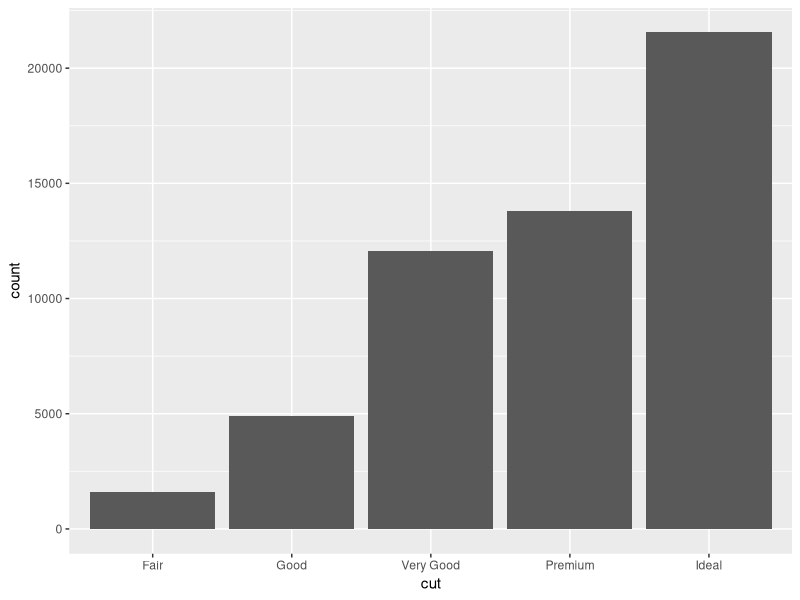
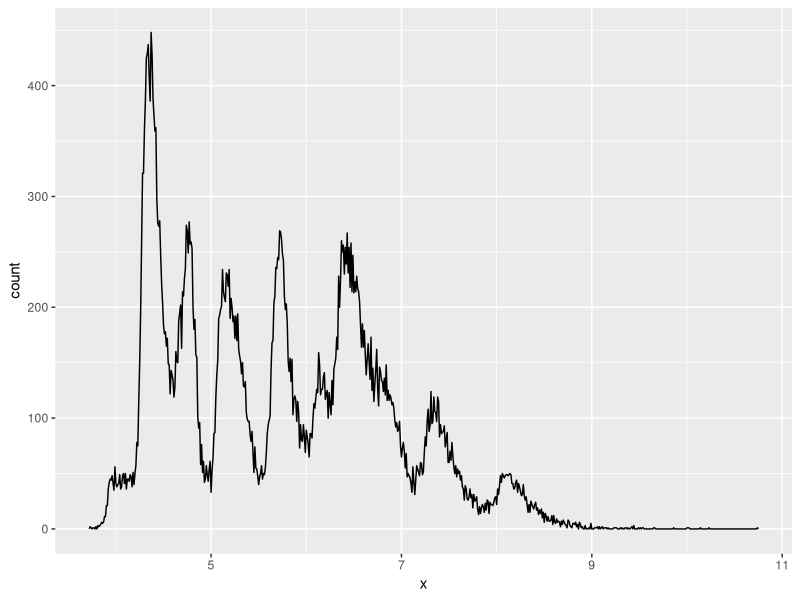
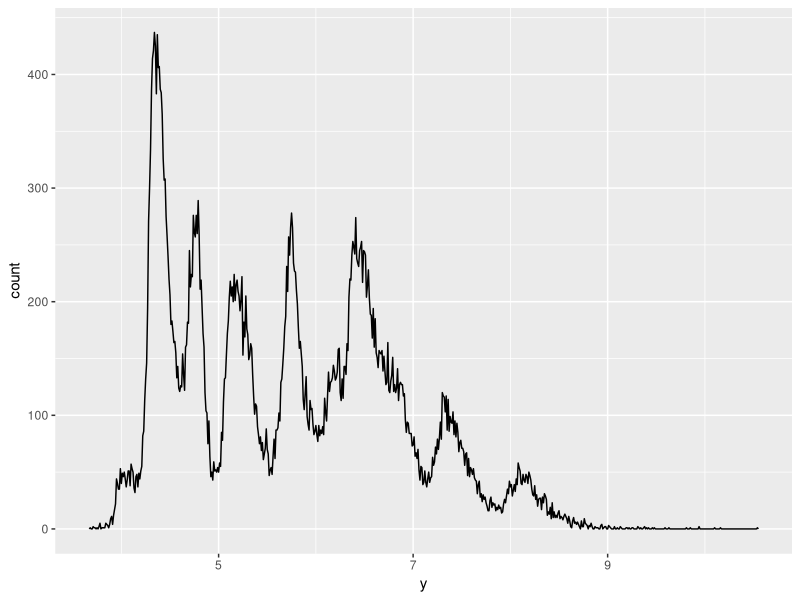
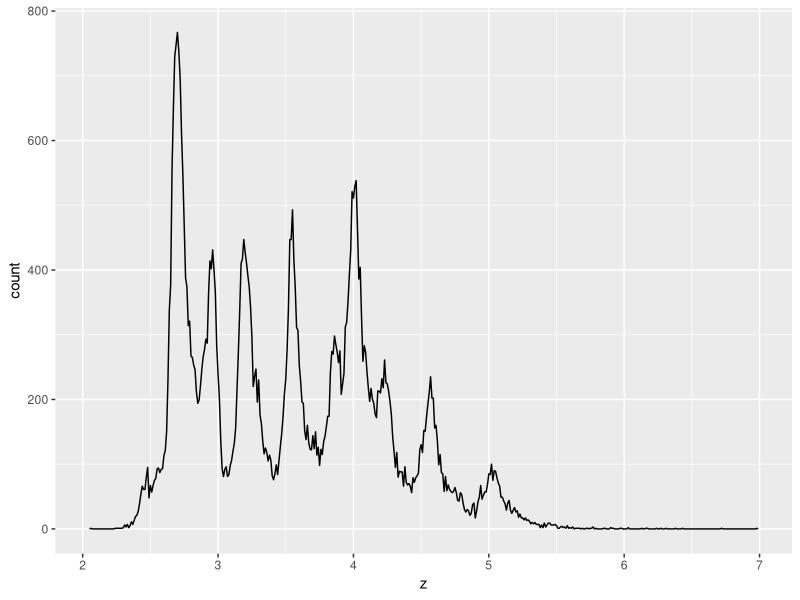
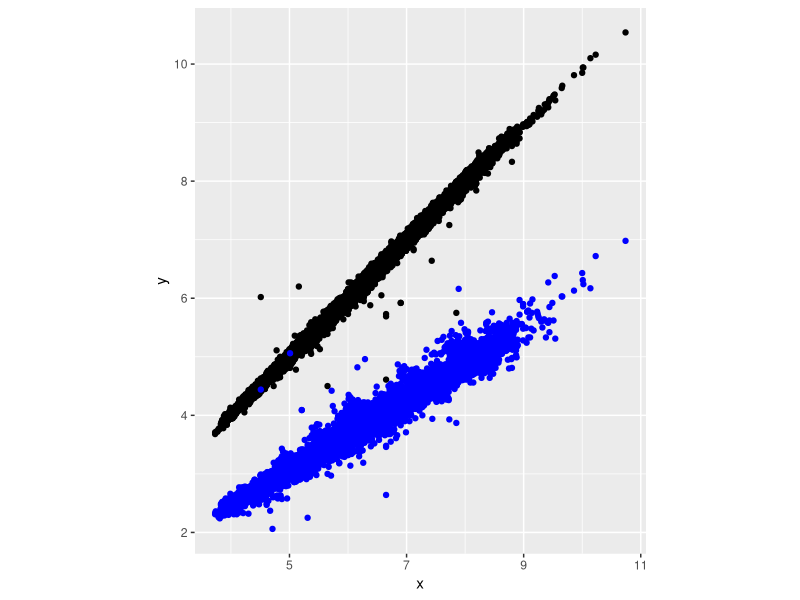
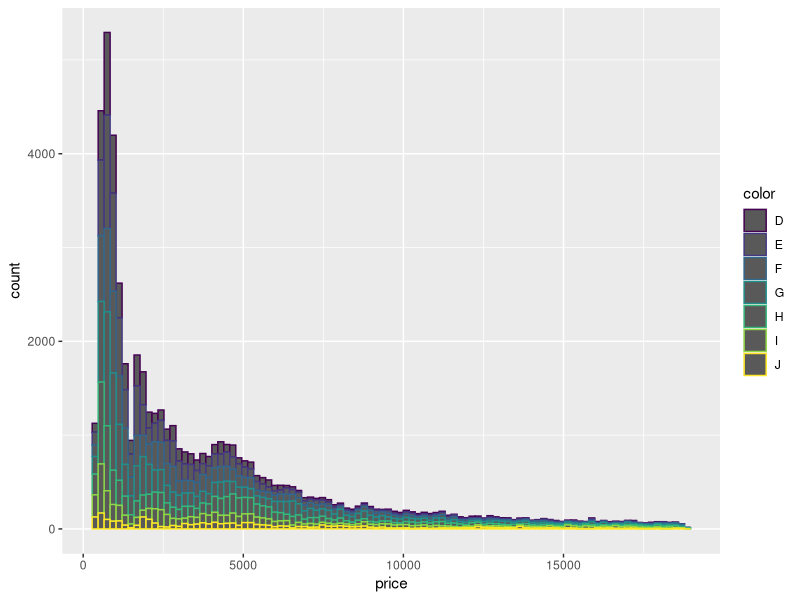
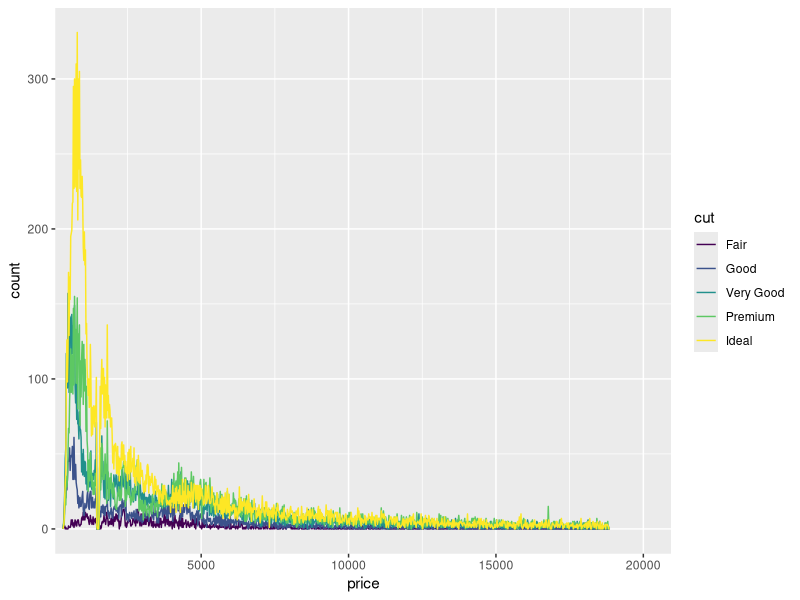
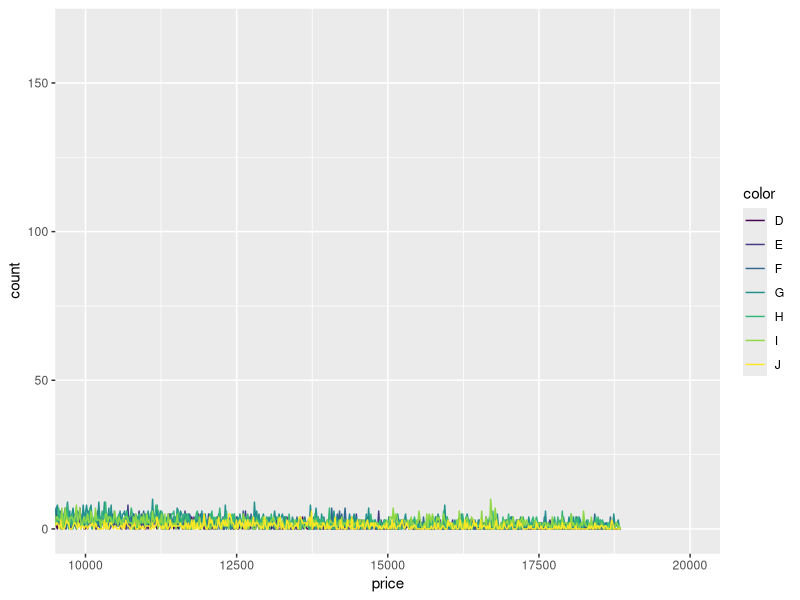

Reproduce these figures in R, in order.
## ---- chunk 1
library(tidyverse)
## ---- chunk 2
ggplot(data = diamonds) +
  geom_bar(mapping = aes(x = cut))
## ---- chunk 3
smaller <- diamonds %>% 
  filter(carat < 3)
## ---- chunk 4
# remove false data points
diamonds <- diamonds %>% filter(2 < y & y < 20 & 2 < x & 2 < z & z < 20)
ggplot(diamonds) +
  geom_freqpoly(aes(x = x), binwidth = 0.01)
ggplot(diamonds) +
  geom_freqpoly(aes(x = y), binwidth = 0.01)
ggplot(diamonds) +
  geom_freqpoly(aes(x = z), binwidth = 0.01)
# x and y often share value
ggplot(diamonds) +
  geom_point(aes(x = x, y = y)) +
  geom_point(aes(x = x, y = z), color = "blue") +
  coord_fixed()
## ---- chunk 5
diamonds %>%
  count(cut_width(price,1000))
# stacking by color
diamonds %>% ggplot() + 
  geom_histogram(aes(x = price,color = color),position = "stack",bins = 100)

ggplot(diamonds) + 
  geom_freqpoly(aes(x=price,color = cut),bins = 1000)+
  coord_cartesian(xlim = c(1000,20000))
## ---- chunk 6
ggplot(diamonds) + 
  geom_freqpoly(aes(x=price,color = color),bins = 1000) +
  coord_cartesian(xlim = c(10000,20000))
